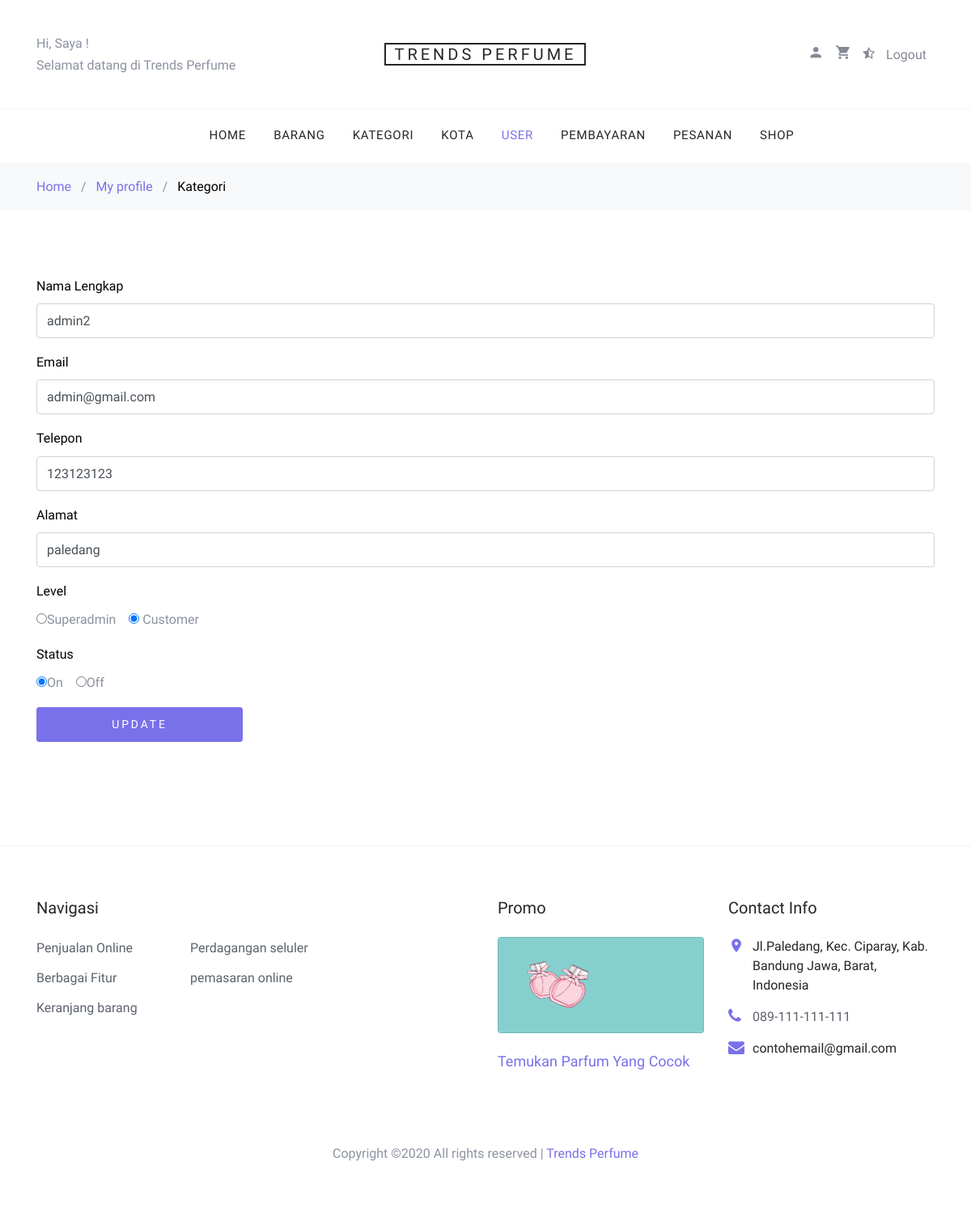
Page /index.php?page=my_profile&module=user&action=edit&user_id=13 (signed in) on the committed database.
### tables this page shows
CREATE TABLE `user` (
  `user_id` int(3) NOT NULL,
  `level` varchar(16) NOT NULL,
  `nama` varchar(25) NOT NULL,
  `email` varchar(128) NOT NULL,
  `alamat` varchar(50) NOT NULL,
  `phone` varchar(15) NOT NULL,
  `password` varchar(255) NOT NULL,
  `status` enum('on','off') NOT NULL
);

### module/user/edit.php (the view, shortened to what this page needs)
<?php
  $user_id = $_GET['user_id'];
  $queryUser = mysqli_query($link, "SELECT * FROM user WHERE user_id='$user_id'");
  $row = mysqli_fetch_assoc($queryUser);
  $level = $row['level'];
  $nama = $row['nama'];
  $email = $row['email'];
  $phone = $row['phone'];
  $alamat = $row['alamat'];
  $status = $row['status'];
 ?>
<!DOCTYPE html>
<html lang="en">
  <head>
    <link rel="stylesheet" href="../../fonts/icomoon/style.css">
    <link rel="stylesheet" href="../../css/bootstrap.min.css">
    <link rel="stylesheet" href="../../css/magnific-popup.css">
    <link rel="stylesheet" href="../../css/jquery-ui.css">
    <link rel="stylesheet" href="../../css/owl.carousel.min.css">
    <link rel="stylesheet" href="../../css/owl.theme.default.min.css">
    <link rel="stylesheet" href="../../css/aos.css">
    <link rel="stylesheet" href="../../css/style.css">
  </head>
  <body>
  <div class="site-wrap">
    <div class="bg-light py-3">
      <div class="container">
        <div class="row">
          <div class="col-md-12 mb-0"><a href="../../index.php">Home</a> <span class="mx-2 mb-0">/</span> <a href="list.php">My profile</a> <span class="mx-2 mb-0">/</span> <strong class="text-black">Kategori</strong> </div>
        </div>
      </div>
    </div>
    <div class="site-section">
      <div class="container">
        <form action="" method="POST">
          <div class="form-group row">
            <div class="col-md-12">
              <label class="text-black">Nama Lengkap</label>
              <input type="text" class="form-control" name="nama" value="<?php echo $nama; ?>">
            </div>
          </div>
          <div class="form-group row">
            <div class="col-md-12">
              <label class="text-black">Email</label>
              <input type="text" class="form-control" name="email" value="<?php echo $email ?>">
            </div>
          </div>
          <div class="form-group">
            <label class="text-black">Telepon</label>
            <input name="phone" class="form-control" value="<?php echo $phone; ?>">
          </div>
          <div class="form-group row">
            <div class="col-md-12">
              <label class="text-black">Alamat</label>
              <input type="text" class="form-control" name="alamat" value="<?php echo $alamat; ?>">
            </div>
          </div>
          <div class="form-group row">
            <div class="col-md-12">
              <label for="c_fname" class="text-black">Level</label><br>
              <span>
                <input type="radio" name="level" value="superadmin" <?php if($level == "superadmin" ){ echo "checked='true'"; } ?> >Superadmin &nbsp;&nbsp;
                <input type="radio" name="level" value="customer" <?php if($level == "customer" ){ echo "checked='true'"; } ?> > Customer
              </span>
            </div>
          </div>
          <div class="form-group row">
            <div class="col-md-12">
              <label for="c_fname" class="text-black">Status</label><br>
              <span>
                <input type="radio" name="status" value="on" <?php if($status == "on" ){ echo "checked='true'"; } ?>>On &nbsp;&nbsp;
                <input type="radio" name="status" value="off" <?php if($status == "off" ){ echo "checked='true'"; } ?>>Off
              </span>
            </div>
          </div>
          <div class="row">
            <div class="col-md-6">
              <div class="row mb-5">
                <div class="col-md-6 mb-3 mb-md-0">
                  <button class="btn btn-primary btn-sm btn-block" type="submit" name="submit">Update</button>
                </div>
              </div>
            </div>
          </div>
        </form>
      </div>
    </div>
  </div>
  </body>
</html>

### css/style.css (style rules this page uses)
body { cursor: default; line-height: 1.7; color: #8c92a0; font-weight: 300; font-size: 16px; }
.text-black { color: #000; }
.site-wrap:before { -webkit-transition: .3s all ease-in-out; -o-transition: .3s all ease-in-out; transition: .3s all ease-in-out; background: rgba(0, 0, 0, 0.6); content: ""; position: absolute; z-index: 2000; top: 0; left: 0; right: 0; bottom: 0; opacity: 0; visibility: hidden; }
.btn { text-transform: uppercase; position: relative; -webkit-transition: 0.2s all ease-in-out !important; -o-transition: 0.2s all ease-in-out !important; transition: 0.2s all ease-in-out !important; top: 0; letter-spacing: .05em; }
.btn.btn-sm { font-size: 14px !important; padding: 10px 20px !important; }
.btn.btn-primary { font-size: 17px; font-weight: 300; letter-spacing: .2em; }
.form-control { height: 43px; }
.site-section { padding: 2.5em 0 }
@media (min-width: 768px) { .site-section { padding: 5em 0; } }

### rows in the picture
user: nama "admin2", email "admin@gmail.com", phone "123123123", alamat "paledang", level "☑", status "☑"

### other values in the picture
$nama "Saya"
